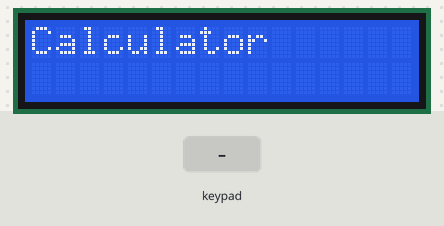
The sketch below on a simulated Arduino Mega 2560, built with avr-gcc and run on an emulated ATmega2560. On the bench: 16×2 character LCD. Inputs (shaded band) come from the test bench.

Above: at 0.1 s.
2.3 s: keypad keys 7 + 5 = pressed 0.4 s apart
At 4.7 s:
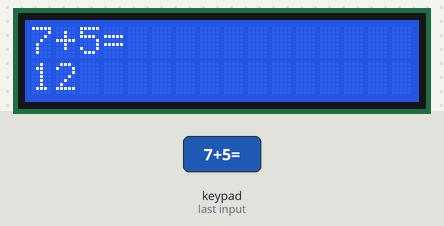
5.4 s: key '/' pressed
6.9 s: keypad keys 6 * 7 = pressed 0.4 s apart
At 9.4 s:
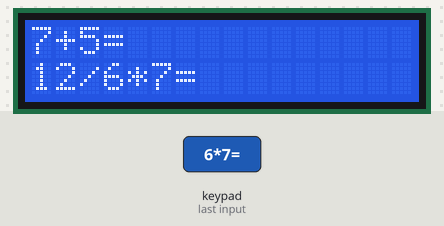
10.0 s: key '7' pressed
At 10.9 s:
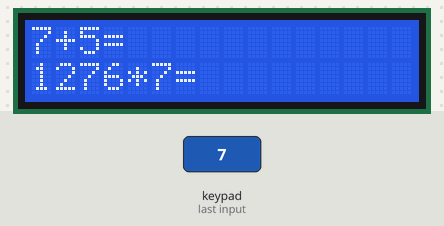
11.5 s: keypad keys 3 1 3 3 3 5 3 7 * pressed 0.4 s apart
At 15.7 s:
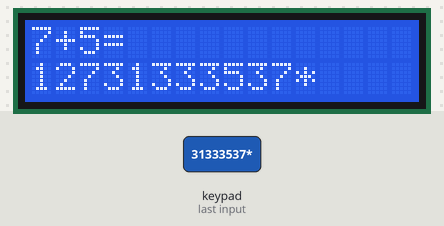
16.6 s: key '*' pressed
At 16.9 s:
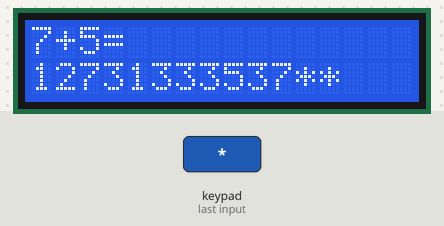
Timing chart, 0 to 19.1 s (numbered marks = the images above; inputs shaded):
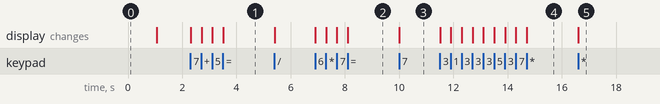

Measured:
- after the input at 2.3 s, the display: first changes at once (image 1 shows a later state)
- after the input at 6.9 s, the display: first changes at once (image 2 shows a later state)
- after the input at 10.0 s, the display: changes at once (image 3)
- after the input at 11.5 s, the display: first changes at once (image 4 shows a later state)
- after the input at 16.6 s, the display: changes at once (image 5)

The sketch:

sketch_oct21c.ino
```cpp
#include <LiquidCrystal.h>
#include <Keypad.h>

const byte ROWS = 4;
const byte COLS = 4;
char keys[ROWS][COLS] = {
  {'7','8','9', '/'},
  {'4','5','6', '*'},
  {'1','2','3', '-'},
  {'C','0','=', '+'}
};
byte rowPins[ROWS] = {31, 33, 35, 37};
byte colPins[COLS] = {23, 25, 27, 29};

const int rs = 13;
const int en = 12;
const int D4 = 8, D5 = 9, D6 = 10, D7 = 11;


Keypad keypad = Keypad( makeKeymap(keys), rowPins, colPins, ROWS, COLS );
LiquidCrystal LCD(rs, en, D4, D5, D6, D7);

String op1,op2;
String result;
char operatorEntered;
boolean flag = false;


void setup() {
  Serial.begin(9600);
  LCD.begin(16, 2);
  LCD.print("Calculator");
  delay(1000);
  LCD.clear();
  LCD.setCursor(0, 0);

}

void loop() {

  char key = keypad.getKey();

  if (key){
    LCD.print(key);

    if (key == 'C')
    {
      op1 = "";
      op2 = "";
      flag = false;
      LCD.clear();
      LCD.setCursor(0,0);
    }
    else if ( !flag && (key == '+' || key == '-' || key == '*' || key == '/'))
    {
      operatorEntered = key;
      flag = true;
    }
    else if (key == '=')
    {
      LCD.setCursor(0,1);
      int A = op1.toInt();
      int B = op2.toInt();

      switch (operatorEntered)
      {

        case '+':
          LCD.print(A + B);
          break;
       case '-':
          LCD.print(A - B);
          break;
       case '*':
          LCD.print(A * B);
          break;
       case '/':
          LCD.print(A / B);
          break;
      }
    }
    else if (flag == false)
    {
      op1.concat(key);
    }
    else
    {
      op2.concat(key);
    }
  }

}
```
